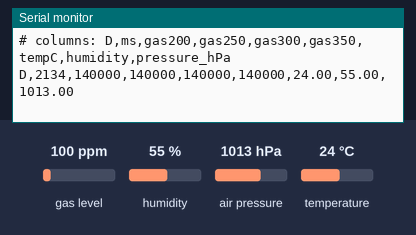
The sketch below on a simulated ESP32. On the bench: the last lines printed to the serial monitor. The test bench sets the inputs (shaded band); at power-on: gas level 100 ppm, humidity 55 %, air pressure 1013 hPa, temperature 24 °C.

Above: at 2.7 s.
2.8 s: gas level set to 20 ppm
At 4.2 s:
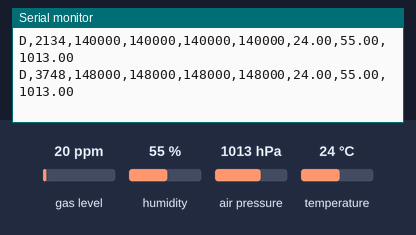
4.3 s: humidity set to 22 %
At 5.7 s:
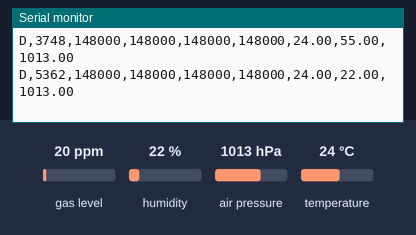
5.8 s: air pressure set to 952 hPa
At 7.2 s:
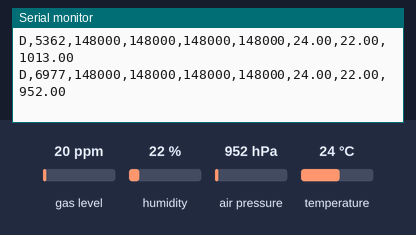
7.3 s: temperature set to 12 °C
At 9.5 s:
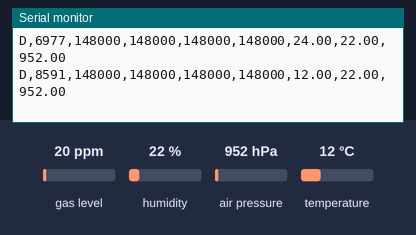
Timing chart, 0 to 9.8 s (numbered marks = the images above; inputs shaded):
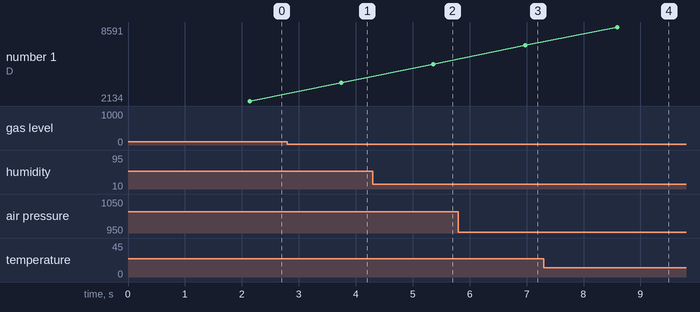

Measured:
- after the input at 2.8 s, the serial monitor: prints a new line after 0.95 s (image 1)
- after the input at 4.3 s, the serial monitor: prints a new line after 1.1 s (image 2)
- after the input at 5.8 s, the serial monitor: prints a new line after 1.2 s (image 3)
- after the input at 7.3 s, the serial monitor: prints a new line after 1.3 s (image 4)

The sketch:

bme688_logger.ino
```cpp
/*
  BME688 heater-cycle logger for ESP32  (smell-ai, README Part 3)

  Wiring (I2C):   BME688 3V3 -> ESP32 3V3
                  BME688 GND -> ESP32 GND
                  BME688 SDA -> ESP32 GPIO21
                  BME688 SCL -> ESP32 GPIO22

  What it does: steps the gas-sensor heater through 4 temperatures
  (200, 250, 300, 350 C), reads the gas resistance at each, and prints ONE
  line per cycle over USB serial (115200 baud):

     D,<ms>,<gas200>,<gas250>,<gas300>,<gas350>,<temp_C>,<humidity_%>,<pressure_hPa>

  Gas values are in ohms. Lines starting with '#' are info messages.
  Libraries (Arduino Library Manager): "Adafruit BME680 Library" + "Adafruit Unified Sensor".
  Board: "ESP32 Dev Module".
*/
#include <Wire.h>
#include <Adafruit_Sensor.h>
#include "Adafruit_BME680.h"

#define SDA_PIN 21
#define SCL_PIN 22

const uint16_t HEATER_TEMPS_C[4] = {200, 250, 300, 350};
const uint16_t HEATER_MS = 150;       // how long each heater step lasts
const uint32_t CYCLE_PAUSE_MS = 1000; // rest between cycles (also saves heater wear)

Adafruit_BME680 bme(&Wire);

// Look for devices on the I2C bus and say what we found.
void scanI2C() {
  Serial.println("# I2C scan:");
  int found = 0;
  for (uint8_t addr = 1; addr < 127; addr++) {
    Wire.beginTransmission(addr);
    if (Wire.endTransmission() == 0) {
      Serial.print("#   device at 0x");
      Serial.println(addr, HEX);
      found++;
    }
  }
  if (found == 0) {
    Serial.println("#   NOTHING found -> check wiring (SDA=21, SCL=22, 3V3, GND) and soldering");
  }
}

void setup() {
  Serial.begin(115200);
  delay(1500);
  Serial.println("# bme688_logger starting");
  Wire.begin(SDA_PIN, SCL_PIN);
  scanI2C();

  // BME688 address is 0x76 or 0x77 depending on the breakout board
  bool ok = bme.begin(0x77) || bme.begin(0x76);
  if (!ok) {
    Serial.println("# ERROR: BME688 not found. Check the I2C scan above, wiring and solder joints.");
    while (true) delay(1000);
  }
  Serial.println("# BME688 found. Warm it up for 24 h before trusting readings (README step 2).");
  bme.setTemperatureOversampling(BME680_OS_8X);
  bme.setHumidityOversampling(BME680_OS_2X);
  bme.setPressureOversampling(BME680_OS_4X);
  bme.setIIRFilterSize(BME680_FILTER_SIZE_3);
  Serial.println("# columns: D,ms,gas200,gas250,gas300,gas350,tempC,humidity,pressure_hPa");
}

void loop() {
  uint32_t gas[4];
  float tempC = 0, hum = 0, pres = 0;

  for (int i = 0; i < 4; i++) {
    bme.setGasHeater(HEATER_TEMPS_C[i], HEATER_MS);
    if (!bme.performReading()) {
      Serial.println("# WARNING: reading failed, skipping this cycle");
      delay(CYCLE_PAUSE_MS);
      return;
    }
    gas[i] = bme.gas_resistance;
    tempC = bme.temperature;
    hum = bme.humidity;
    pres = bme.pressure / 100.0;
  }

  Serial.print("D,");
  Serial.print(millis());
  for (int i = 0; i < 4; i++) {
    Serial.print(",");
    Serial.print(gas[i]);
  }
  Serial.print(",");
  Serial.print(tempC, 2);
  Serial.print(",");
  Serial.print(hum, 2);
  Serial.print(",");
  Serial.println(pres, 2);

  delay(CYCLE_PAUSE_MS);
}
```
